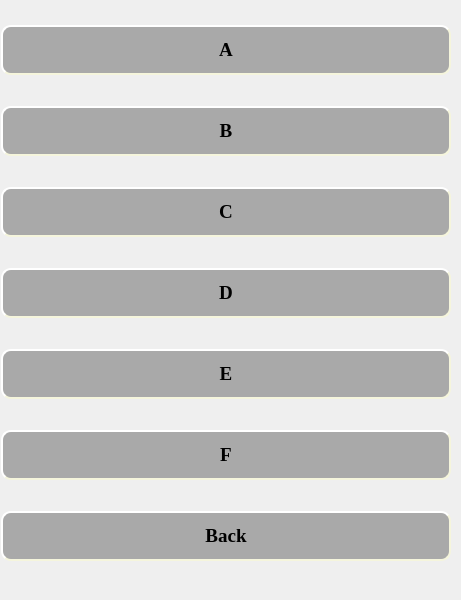
   <widget class="QWidget" name="page_2">
    <widget class="QWidget" name="layoutWidget_2">
     <property name="geometry">
      <rect>
       <x>0</x>
       <y>0</y>
       <width>452</width>
       <height>591</height>
      </rect>
     </property>
     <layout class="QGridLayout" name="gridLayout_3">
      <item row="4" column="0">
       <widget class="QPushButton" name="pBtNE">
        <property name="minimumSize">
         <size>
          <width>450</width>
          <height>50</height>
         </size>
        </property>
        <property name="maximumSize">
         <size>
          <width>450</width>
          <height>16777215</height>
         </size>
        </property>
        <property name="palette">
         <palette>
          <active>
           <colorrole role="WindowText">
            <brush brushstyle="SolidPattern">
             <color alpha="255">
              <red>17</red>
              <green>17</green>
              <blue>17</blue>
             </color>
            </brush>
           </colorrole>
           <colorrole role="Button">
            <brush brushstyle="SolidPattern">
             <color alpha="255">
              <red>169</red>
              <green>169</green>
              <blue>169</blue>
             </color>
            </brush>
           </colorrole>
           <colorrole role="Base">
            <brush brushstyle="SolidPattern">
             <color alpha="255">
              <red>169</red>
              <green>169</green>
              <blue>169</blue>
             </color>
            </brush>
           </colorrole>
           <colorrole role="Window">
            <brush brushstyle="SolidPattern">
             <color alpha="255">
              <red>169</red>
              <green>169</green>
              <blue>169</blue>
             </color>
            </brush>
           </colorrole>
          </active>
          <inactive>
           <colorrole role="WindowText">
            <brush brushstyle="SolidPattern">
             <color alpha="255">
              <red>17</red>
              <green>17</green>
              <blue>17</blue>
             </color>
            </brush>
           </colorrole>
           <colorrole role="Button">
            <brush brushstyle="SolidPattern">
             <color alpha="255">
              <red>169</red>
              <green>169</green>
              <blue>169</blue>
             </color>
            </brush>
           </colorrole>
           <colorrole role="Base">
            <brush brushstyle="SolidPattern">
             <color alpha="255">
              <red>169</red>
              <green>169</green>
              <blue>169</blue>
             </color>
            </brush>
           </colorrole>
           <colorrole role="Window">
            <brush brushstyle="SolidPattern">
             <color alpha="255">
              <red>169</red>
              <green>169</green>
              <blue>169</blue>
             </color>
            </brush>
           </colorrole>
          </inactive>
          <disabled>
           <colorrole role="WindowText">
            <brush brushstyle="SolidPattern">
             <color alpha="255">
              <red>120</red>
              <green>120</green>
              <blue>120</blue>
             </color>
            </brush>
           </colorrole>
           <colorrole role="Button">
            <brush brushstyle="SolidPattern">
             <color alpha="255">
              <red>169</red>
              <green>169</green>
              <blue>169</blue>
             </color>
            </brush>
           </colorrole>
           <colorrole role="Base">
            <brush brushstyle="SolidPattern">
             <color alpha="255">
              <red>169</red>
              <green>169</green>
              <blue>169</blue>
             </color>
            </brush>
           </colorrole>
           <colorrole role="Window">
            <brush brushstyle="SolidPattern">
             <color alpha="255">
              <red>169</red>
              <green>169</green>
              <blue>169</blue>
             </color>
            </brush>
           </colorrole>
          </disabled>
         </palette>
        </property>
        <property name="font">
         <font>
          <family>Times New Roman</family>
          <pointsize>14</pointsize>
          <bold>true</bold>
         </font>
        </property>
        <property name="cursor">
         <cursorShape>PointingHandCursor</cursorShape>
        </property>
        <property name="styleSheet">
         <string notr="true">#pBtNE{
	background-color: darkgray;
    border-style: outset;
    border-width: 2px;
    border-radius: 10px;
    border-color: beige;
    padding: 6px;

}</string>
        </property>
        <property name="text">
         <string>E</string>
        </property>
       </widget>
      </item>
      <item row="5" column="0">
       <widget class="QPushButton" name="pBtNF">
        <property name="minimumSize">
         <size>
          <width>450</width>
          <height>50</height>
         </size>
        </property>
        <property name="maximumSize">
         <size>
          <width>450</width>
          <height>16777215</height>
         </size>
        </property>
        <property name="palette">
         <palette>
          <active>
           <colorrole role="WindowText">
            <brush brushstyle="SolidPattern">
             <color alpha="255">
              <red>17</red>
              <green>17</green>
              <blue>17</blue>
             </color>
            </brush>
           </colorrole>
           <colorrole role="Button">
            <brush brushstyle="SolidPattern">
             <color alpha="255">
              <red>169</red>
              <green>169</green>
              <blue>169</blue>
             </color>
            </brush>
           </colorrole>
           <colorrole role="Base">
            <brush brushstyle="SolidPattern">
             <color alpha="255">
              <red>169</red>
              <green>169</green>
              <blue>169</blue>
             </color>
            </brush>
           </colorrole>
           <colorrole role="Window">
            <brush brushstyle="SolidPattern">
             <color alpha="255">
              <red>169</red>
              <green>169</green>
              <blue>169</blue>
             </color>
            </brush>
           </colorrole>
          </active>
          <inactive>
           <colorrole role="WindowText">
            <brush brushstyle="SolidPattern">
             <color alpha="255">
              <red>17</red>
              <green>17</green>
              <blue>17</blue>
             </color>
            </brush>
           </colorrole>
           <colorrole role="Button">
            <brush brushstyle="SolidPattern">
             <color alpha="255">
              <red>169</red>
              <green>169</green>
              <blue>169</blue>
             </color>
            </brush>
           </colorrole>
           <colorrole role="Base">
            <brush brushstyle="SolidPattern">
             <color alpha="255">
              <red>169</red>
              <green>169</green>
              <blue>169</blue>
             </color>
            </brush>
           </colorrole>
           <colorrole role="Window">
            <brush brushstyle="SolidPattern">
             <color alpha="255">
              <red>169</red>
              <green>169</green>
              <blue>169</blue>
             </color>
            </brush>
           </colorrole>
          </inactive>
          <disabled>
           <colorrole role="WindowText">
            <brush brushstyle="SolidPattern">
             <color alpha="255">
              <red>120</red>
              <green>120</green>
              <blue>120</blue>
             </color>
            </brush>
           </colorrole>
           <colorrole role="Button">
            <brush brushstyle="SolidPattern">
             <color alpha="255">
              <red>169</red>
              <green>169</green>
              <blue>169</blue>
             </color>
            </brush>
           </colorrole>
           <colorrole role="Base">
            <brush brushstyle="SolidPattern">
             <color alpha="255">
              <red>169</red>
              <green>169</green>
              <blue>169</blue>
             </color>
            </brush>
           </colorrole>
           <colorrole role="Window">
            <brush brushstyle="SolidPattern">
             <color alpha="255">
              <red>169</red>
              <green>169</green>
              <blue>169</blue>
             </color>
            </brush>
           </colorrole>
          </disabled>
         </palette>
        </property>
        <property name="font">
         <font>
          <family>Times New Roman</family>
          <pointsize>14</pointsize>
          <bold>true</bold>
         </font>
        </property>
        <property name="cursor">
         <cursorShape>PointingHandCursor</cursorShape>
        </property>
        <property name="styleSheet">
         <string notr="true">#pBtNF{
	background-color: darkgray;
    border-style: outset;
    border-width: 2px;
    border-radius: 10px;
    border-color: beige;
    padding: 6px;

}</string>
        </property>
        <property name="text">
         <string>F</string>
        </property>
       </widget>
      </item>
      <item row="2" column="0">
       <widget class="QPushButton" name="pBtNC">
        <property name="minimumSize">
         <size>
          <width>450</width>
          <height>50</height>
         </size>
        </property>
        <property name="maximumSize">
         <size>
          <width>450</width>
          <height>16777215</height>
         </size>
        </property>
        <property name="palette">
         <palette>
          <active>
           <colorrole role="WindowText">
            <brush brushstyle="SolidPattern">
             <color alpha="255">
              <red>17</red>
              <green>17</green>
              <blue>17</blue>
             </color>
            </brush>
           </colorrole>
           <colorrole role="Button">
            <brush brushstyle="SolidPattern">
             <color alpha="255">
              <red>169</red>
              <green>169</green>
              <blue>169</blue>
             </color>
            </brush>
           </colorrole>
           <colorrole role="Base">
            <brush brushstyle="SolidPattern">
             <color alpha="255">
              <red>169</red>
              <green>169</green>
              <blue>169</blue>
             </color>
            </brush>
           </colorrole>
           <colorrole role="Window">
            <brush brushstyle="SolidPattern">
             <color alpha="255">
              <red>169</red>
              <green>169</green>
              <blue>169</blue>
             </color>
            </brush>
           </colorrole>
          </active>
          <inactive>
           <colorrole role="WindowText">
            <brush brushstyle="SolidPattern">
             <color alpha="255">
              <red>17</red>
              <green>17</green>
              <blue>17</blue>
             </color>
            </brush>
           </colorrole>
           <colorrole role="Button">
            <brush brushstyle="SolidPattern">
             <color alpha="255">
              <red>169</red>
              <green>169</green>
              <blue>169</blue>
             </color>
            </brush>
           </colorrole>
           <colorrole role="Base">
            <brush brushstyle="SolidPattern">
             <color alpha="255">
              <red>169</red>
              <green>169</green>
              <blue>169</blue>
             </color>
            </brush>
           </colorrole>
           <colorrole role="Window">
            <brush brushstyle="SolidPattern">
             <color alpha="255">
              <red>169</red>
              <green>169</green>
              <blue>169</blue>
             </color>
            </brush>
           </colorrole>
          </inactive>
          <disabled>
           <colorrole role="WindowText">
            <brush brushstyle="SolidPattern">
             <color alpha="255">
              <red>120</red>
              <green>120</green>
              <blue>120</blue>
             </color>
            </brush>
           </colorrole>
           <colorrole role="Button">
            <brush brushstyle="SolidPattern">
             <color alpha="255">
              <red>169</red>
              <green>169</green>
              <blue>169</blue>
             </color>
            </brush>
           </colorrole>
           <colorrole role="Base">
            <brush brushstyle="SolidPattern">
             <color alpha="255">
              <red>169</red>
              <green>169</green>
              <blue>169</blue>
             </color>
            </brush>
           </colorrole>
           <colorrole role="Window">
            <brush brushstyle="SolidPattern">
             <color alpha="255">
              <red>169</red>
              <green>169</green>
              <blue>169</blue>
             </color>
            </brush>
           </colorrole>
          </disabled>
         </palette>
        </property>
        <property name="font">
         <font>
          <family>Times New Roman</family>
          <pointsize>14</pointsize>
          <bold>true</bold>
         </font>
        </property>
        <property name="cursor">
         <cursorShape>PointingHandCursor</cursorShape>
        </property>
        <property name="styleSheet">
         <string notr="true">#pBtNC{
	background-color: darkgray;
    border-style: outset;
    border-width: 2px;
    border-radius: 10px;
    border-color: beige;
    padding: 6px;

}</string>
        </property>
        <property name="text">
         <string>C</string>
        </property>
       </widget>
      </item>
      <item row="0" column="0">
       <widget class="QPushButton" name="pBtNA">
        <property name="minimumSize">
         <size>
          <width>450</width>
          <height>50</height>
         </size>
        </property>
        <property name="maximumSize">
         <size>
          <width>450</width>
          <height>16777215</height>
         </size>
        </property>
        <property name="palette">
         <palette>
          <active>
           <colorrole role="WindowText">
            <brush brushstyle="SolidPattern">
             <color alpha="255">
              <red>17</red>
              <green>17</green>
              <blue>17</blue>
             </color>
            </brush>
           </colorrole>
           <colorrole role="Button">
            <brush brushstyle="SolidPattern">
             <color alpha="255">
              <red>169</red>
              <green>169</green>
              <blue>169</blue>
             </color>
            </brush>
           </colorrole>
           <colorrole role="Base">
            <brush brushstyle="SolidPattern">
             <color alpha="255">
              <red>169</red>
              <green>169</green>
              <blue>169</blue>
             </color>
            </brush>
           </colorrole>
           <colorrole role="Window">
            <brush brushstyle="SolidPattern">
             <color alpha="255">
              <red>169</red>
              <green>169</green>
              <blue>169</blue>
             </color>
            </brush>
           </colorrole>
          </active>
          <inactive>
           <colorrole role="WindowText">
            <brush brushstyle="SolidPattern">
             <color alpha="255">
              <red>17</red>
              <green>17</green>
              <blue>17</blue>
             </color>
            </brush>
           </colorrole>
           <colorrole role="Button">
            <brush brushstyle="SolidPattern">
             <color alpha="255">
              <red>169</red>
              <green>169</green>
              <blue>169</blue>
             </color>
            </brush>
           </colorrole>
           <colorrole role="Base">
            <brush brushstyle="SolidPattern">
             <color alpha="255">
              <red>169</red>
              <green>169</green>
              <blue>169</blue>
             </color>
            </brush>
           </colorrole>
           <colorrole role="Window">
            <brush brushstyle="SolidPattern">
             <color alpha="255">
              <red>169</red>
              <green>169</green>
              <blue>169</blue>
             </color>
            </brush>
           </colorrole>
          </inactive>
          <disabled>
           <colorrole role="WindowText">
            <brush brushstyle="SolidPattern">
             <color alpha="255">
              <red>120</red>
              <green>120</green>
              <blue>120</blue>
             </color>
            </brush>
           </colorrole>
           <colorrole role="Button">
            <brush brushstyle="SolidPattern">
             <color alpha="255">
              <red>169</red>
              <green>169</green>
              <blue>169</blue>
             </color>
            </brush>
           </colorrole>
           <colorrole role="Base">
            <brush brushstyle="SolidPattern">
             <color alpha="255">
              <red>169</red>
              <green>169</green>
              <blue>169</blue>
             </color>
            </brush>
           </colorrole>
           <colorrole role="Window">
            <brush brushstyle="SolidPattern">
             <color alpha="255">
              <red>169</red>
              <green>169</green>
              <blue>169</blue>
             </color>
            </brush>
           </colorrole>
          </disabled>
         </palette>
        </property>
        <property name="font">
         <font>
          <family>Times New Roman</family>
          <pointsize>14</pointsize>
          <bold>true</bold>
         </font>
        </property>
        <property name="cursor">
         <cursorShape>PointingHandCursor</cursorShape>
        </property>
        <property name="mouseTracking">
         <bool>false</bool>
        </property>
        <property name="focusPolicy">
         <enum>Qt::StrongFocus</enum>
        </property>
        <property name="styleSheet">
         <string notr="true">#pBtNA{
	background-color: darkgray;
    border-style: outset;
    border-width: 2px;
    border-radius: 10px;
    border-color: beige;
    padding: 6px;

}</string>
        </property>
        <property name="text">
         <string>A</string>
        </property>
       </widget>
      </item>
      <item row="1" column="0">
       <widget class="QPushButton" name="pBtNB">
        <property name="minimumSize">
         <size>
          <width>450</width>
          <height>50</height>
         </size>
        </property>
        <property name="maximumSize">
         <size>
          <width>450</width>
          <height>16777215</height>
         </size>
        </property>
        <property name="palette">
         <palette>
          <active>
           <colorrole role="WindowText">
            <brush brushstyle="SolidPattern">
             <color alpha="255">
              <red>17</red>
              <green>17</green>
              <blue>17</blue>
             </color>
            </brush>
           </colorrole>
           <colorrole role="Button">
            <brush brushstyle="SolidPattern">
             <color alpha="255">
              <red>169</red>
              <green>169</green>
              <blue>169</blue>
             </color>
            </brush>
           </colorrole>
           <colorrole role="Base">
            <brush brushstyle="SolidPattern">
             <color alpha="255">
              <red>169</red>
              <green>169</green>
              <blue>169</blue>
             </color>
            </brush>
           </colorrole>
           <colorrole role="Window">
            <brush brushstyle="SolidPattern">
             <color alpha="255">
              <red>169</red>
              <green>169</green>
              <blue>169</blue>
             </color>
            </brush>
           </colorrole>
          </active>
          <inactive>
           <colorrole role="WindowText">
            <brush brushstyle="SolidPattern">
             <color alpha="255">
              <red>17</red>
              <green>17</green>
              <blue>17</blue>
             </color>
            </brush>
           </colorrole>
           <colorrole role="Button">
            <brush brushstyle="SolidPattern">
             <color alpha="255">
              <red>169</red>
              <green>169</green>
              <blue>169</blue>
             </color>
            </brush>
           </colorrole>
           <colorrole role="Base">
            <brush brushstyle="SolidPattern">
             <color alpha="255">
              <red>169</red>
              <green>169</green>
              <blue>169</blue>
             </color>
            </brush>
           </colorrole>
           <colorrole role="Window">
            <brush brushstyle="SolidPattern">
             <color alpha="255">
              <red>169</red>
              <green>169</green>
              <blue>169</blue>
             </color>
            </brush>
           </colorrole>
          </inactive>
          <disabled>
           <colorrole role="WindowText">
            <brush brushstyle="SolidPattern">
             <color alpha="255">
              <red>120</red>
              <green>120</green>
              <blue>120</blue>
             </color>
            </brush>
           </colorrole>
           <colorrole role="Button">
            <brush brushstyle="SolidPattern">
             <color alpha="255">
              <red>169</red>
              <green>169</green>
              <blue>169</blue>
             </color>
            </brush>
           </colorrole>
           <colorrole role="Base">
            <brush brushstyle="SolidPattern">
             <color alpha="255">
              <red>169</red>
              <green>169</green>
              <blue>169</blue>
             </color>
            </brush>
           </colorrole>
           <colorrole role="Window">
            <brush brushstyle="SolidPattern">
             <color alpha="255">
              <red>169</red>
              <green>169</green>
              <blue>169</blue>
             </color>
            </brush>
           </colorrole>
          </disabled>
         </palette>
        </property>
        <property name="font">
         <font>
          <family>Times New Roman</family>
          <pointsize>14</pointsize>
          <bold>true</bold>
         </font>
        </property>
        <property name="cursor">
         <cursorShape>PointingHandCursor</cursorShape>
        </property>
        <property name="styleSheet">
         <string notr="true">#pBtNB{
	background-color: darkgray;
    border-style: outset;
    border-width: 2px;
    border-radius: 10px;
    border-color: beige;
    padding: 6px;

}</string>
        </property>
        <property name="text">
         <string>B</string>
        </property>
       </widget>
      </item>
      <item row="3" column="0">
       <widget class="QPushButton" name="pBtND">
        <property name="minimumSize">
         <size>
          <width>450</width>
          <height>50</height>
         </size>
        </property>
        <property name="maximumSize">
         <size>
          <width>450</width>
          <height>16777215</height>
         </size>
        </property>
        <property name="palette">
         <palette>
          <active>
           <colorrole role="WindowText">
            <brush brushstyle="SolidPattern">
             <color alpha="255">
              <red>17</red>
              <green>17</green>
              <blue>17</blue>
             </color>
            </brush>
           </colorrole>
           <colorrole role="Button">
            <brush brushstyle="SolidPattern">
             <color alpha="255">
              <red>169</red>
              <green>169</green>
              <blue>169</blue>
             </color>
            </brush>
           </colorrole>
           <colorrole role="Base">
            <brush brushstyle="SolidPattern">
             <color alpha="255">
              <red>169</red>
              <green>169</green>
              <blue>169</blue>
             </color>
            </brush>
           </colorrole>
           <colorrole role="Window">
            <brush brushstyle="SolidPattern">
             <color alpha="255">
              <red>169</red>
              <green>169</green>
              <blue>169</blue>
             </color>
            </brush>
           </colorrole>
          </active>
          <inactive>
           <colorrole role="WindowText">
            <brush brushstyle="SolidPattern">
             <color alpha="255">
              <red>17</red>
              <green>17</green>
              <blue>17</blue>
             </color>
            </brush>
           </colorrole>
           <colorrole role="Button">
            <brush brushstyle="SolidPattern">
             <color alpha="255">
              <red>169</red>
              <green>169</green>
              <blue>169</blue>
             </color>
            </brush>
           </colorrole>
           <colorrole role="Base">
            <brush brushstyle="SolidPattern">
             <color alpha="255">
              <red>169</red>
              <green>169</green>
              <blue>169</blue>
             </color>
            </brush>
           </colorrole>
           <colorrole role="Window">
            <brush brushstyle="SolidPattern">
             <color alpha="255">
              <red>169</red>
              <green>169</green>
              <blue>169</blue>
             </color>
            </brush>
           </colorrole>
          </inactive>
          <disabled>
           <colorrole role="WindowText">
            <brush brushstyle="SolidPattern">
             <color alpha="255">
              <red>120</red>
              <green>120</green>
              <blue>120</blue>
             </color>
            </brush>
           </colorrole>
           <colorrole role="Button">
            <brush brushstyle="SolidPattern">
             <color alpha="255">
              <red>169</red>
              <green>169</green>
              <blue>169</blue>
             </color>
            </brush>
           </colorrole>
           <colorrole role="Base">
            <brush brushstyle="SolidPattern">
             <color alpha="255">
              <red>169</red>
              <green>169</green>
              <blue>169</blue>
             </color>
            </brush>
           </colorrole>
           <colorrole role="Window">
            <brush brushstyle="SolidPattern">
             <color alpha="255">
              <red>169</red>
              <green>169</green>
              <blue>169</blue>
             </color>
            </brush>
           </colorrole>
          </disabled>
         </palette>
        </property>
        <property name="font">
         <font>
          <family>Times New Roman</family>
          <pointsize>14</pointsize>
          <bold>true</bold>
         </font>
        </property>
        <property name="cursor">
         <cursorShape>PointingHandCursor</cursorShape>
        </property>
        <property name="styleSheet">
         <string notr="true">#pBtND{
	background-color: darkgray;
    border-style: outset;
    border-width: 2px;
    border-radius: 10px;
    border-color: beige;
    padding: 6px;

}</string>
        </property>
        <property name="text">
         <string>D</string>
        </property>
       </widget>
      </item>
      <item row="6" column="0">
       <widget class="QPushButton" name="pBtnBack">
        <property name="minimumSize">
         <size>
          <width>450</width>
          <height>50</height>
         </size>
        </property>
        <property name="maximumSize">
         <size>
          <width>450</width>
          <height>16777215</height>
         </size>
        </property>
        <property name="palette">
         <palette>
          <active>
           <colorrole role="WindowText">
            <brush brushstyle="SolidPattern">
             <color alpha="255">
              <red>17</red>
              <green>17</green>
              <blue>17</blue>
             </color>
            </brush>
           </colorrole>
           <colorrole role="Button">
            <brush brushstyle="SolidPattern">
             <color alpha="255">
              <red>169</red>
              <green>169</green>
              <blue>169</blue>
             </color>
            </brush>
           </colorrole>
           <colorrole role="Base">
            <brush brushstyle="SolidPattern">
             <color alpha="255">
              <red>169</red>
              <green>169</green>
              <blue>169</blue>
             </color>
            </brush>
           </colorrole>
           <colorrole role="Window">
            <brush brushstyle="SolidPattern">
             <color alpha="255">
              <red>169</red>
              <green>169</green>
              <blue>169</blue>
             </color>
            </brush>
           </colorrole>
          </active>
          <inactive>
           <colorrole role="WindowText">
            <brush brushstyle="SolidPattern">
             <color alpha="255">
              <red>17</red>
              <green>17</green>
              <blue>17</blue>
             </color>
            </brush>
           </colorrole>
           <colorrole role="Button">
            <brush brushstyle="SolidPattern">
             <color alpha="255">
              <red>169</red>
              <green>169</green>
              <blue>169</blue>
             </color>
            </brush>
           </colorrole>
           <colorrole role="Base">
            <brush brushstyle="SolidPattern">
             <color alpha="255">
              <red>169</red>
              <green>169</green>
              <blue>169</blue>
             </color>
            </brush>
           </colorrole>
           <colorrole role="Window">
            <brush brushstyle="SolidPattern">
             <color alpha="255">
              <red>169</red>
              <green>169</green>
              <blue>169</blue>
             </color>
            </brush>
           </colorrole>
          </inactive>
          <disabled>
           <colorrole role="WindowText">
            <brush brushstyle="SolidPattern">
             <color alpha="255">
              <red>120</red>
              <green>120</green>
              <blue>120</blue>
             </color>
            </brush>
           </colorrole>
           <colorrole role="Button">
            <brush brushstyle="SolidPattern">
             <color alpha="255">
              <red>169</red>
              <green>169</green>
              <blue>169</blue>
             </color>
            </brush>
           </colorrole>
           <colorrole role="Base">
            <brush brushstyle="SolidPattern">
             <color alpha="255">
              <red>169</red>
              <green>169</green>
              <blue>169</blue>
             </color>
            </brush>
           </colorrole>
           <colorrole role="Window">
            <brush brushstyle="SolidPattern">
             <color alpha="255">
              <red>169</red>
              <green>169</green>
              <blue>169</blue>
             </color>
            </brush>
           </colorrole>
          </disabled>
         </palette>
        </property>
        <property name="font">
         <font>
          <family>Times New Roman</family>
          <pointsize>14</pointsize>
          <bold>true</bold>
         </font>
        </property>
        <property name="cursor">
         <cursorShape>PointingHandCursor</cursorShape>
        </property>
        <property name="styleSheet">
         <string notr="true">#pBtnBack{
	background-color: darkgray;
    border-style: outset;
    border-width: 2px;
    border-radius: 10px;
    border-color: beige;
    padding: 6px;

}
</string>
        </property>
        <property name="text">
         <string>Back</string>
        </property>
       </widget>
      </item>
     </layout>
    </widget>
   </widget>
